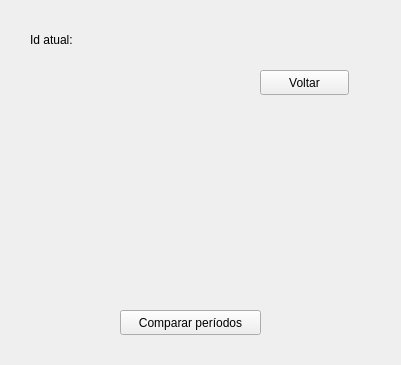
<?xml version="1.0" encoding="UTF-8"?>
<ui version="4.0">
 <class>entradasSaidas</class>
 <widget class="QWidget" name="entradasSaidas">
  <property name="geometry">
   <rect>
    <x>0</x>
    <y>0</y>
    <width>401</width>
    <height>365</height>
   </rect>
  </property>
  <property name="windowTitle">
   <string>Acompanhamento de fluxo de caixa</string>
  </property>
  <widget class="QPushButton" name="btnCompararPeriodos">
   <property name="geometry">
    <rect>
     <x>120</x>
     <y>310</y>
     <width>141</width>
     <height>25</height>
    </rect>
   </property>
   <property name="text">
    <string>Comparar períodos</string>
   </property>
  </widget>
  <widget class="QPushButton" name="btnVoltar">
   <property name="geometry">
    <rect>
     <x>260</x>
     <y>70</y>
     <width>89</width>
     <height>25</height>
    </rect>
   </property>
   <property name="text">
    <string>Voltar</string>
   </property>
  </widget>
  <widget class="QWidget" name="layoutWidget">
   <property name="geometry">
    <rect>
     <x>30</x>
     <y>30</y>
     <width>72</width>
     <height>19</height>
    </rect>
   </property>
   <layout class="QHBoxLayout" name="horizontalLayout">
    <item>
     <widget class="QLabel" name="label">
      <property name="text">
       <string>Id atual:</string>
      </property>
     </widget>
    </item>
    <item>
     <widget class="QLabel" name="lblID">
      <property name="text">
       <string/>
      </property>
     </widget>
    </item>
   </layout>
  </widget>
 </widget>
 <resources/>
 <connections/>
</ui>
